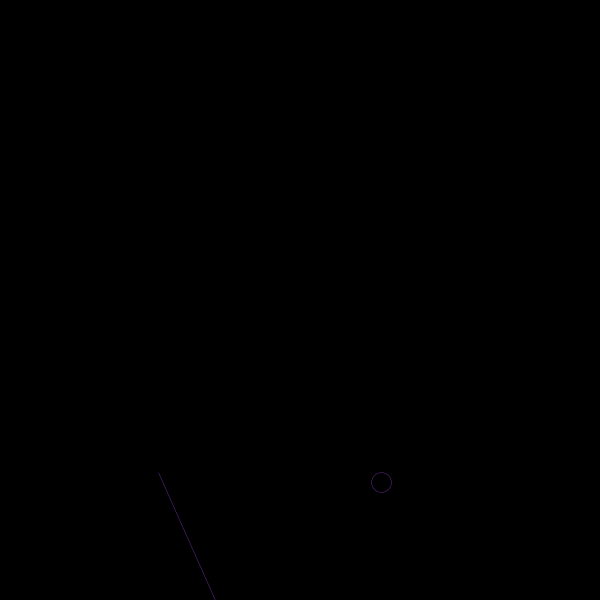
Frame 1 (no input)
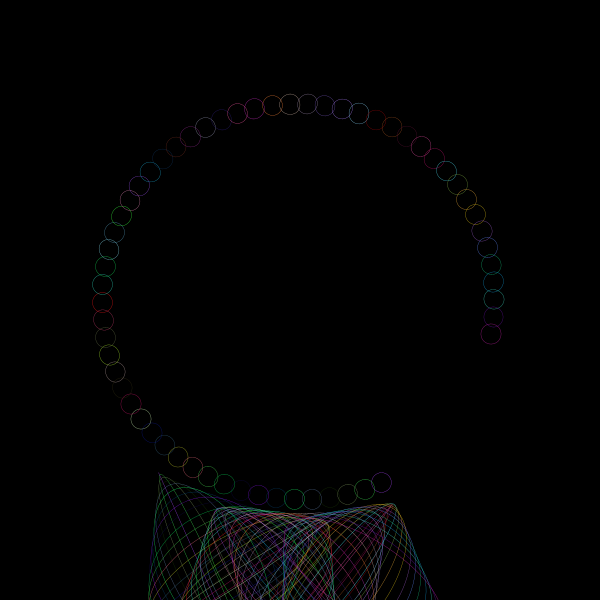
Frame 60 (the mouse pressed at the canvas centre just before this capture)
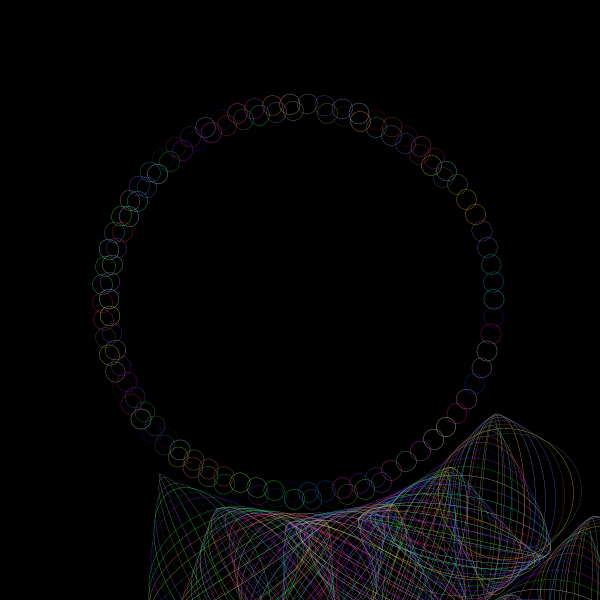
Frame 120 (the mouse held since frame 60 and released just before this capture)

The Processing sketch that drew these frames (run headless with seeded random() and noise(); from frame 60 on, the mouse is pressed at the canvas centre):

// Processing sketch: processing_111264
// ── processing_111264.pde

float x, y;
float angle;
float r = 200;

float diff = 1;

void setup() {

  size(600, 600);
  background(0);
}


void draw() {

  x= r*cos(angle);
  y= r*sin(angle);


  noFill();
  stroke(random(255), random(255), random(255));
  strokeWeight(0.3);
  translate(300, 300);
  rotate(r*0.1);
  ellipse(width/2, height/2, x, y);
  ellipse(width/3, height/3, x, y);
  ellipse(x, y, 20, 20);

  angle = angle+0.1;
  r = r-0.1;
}
